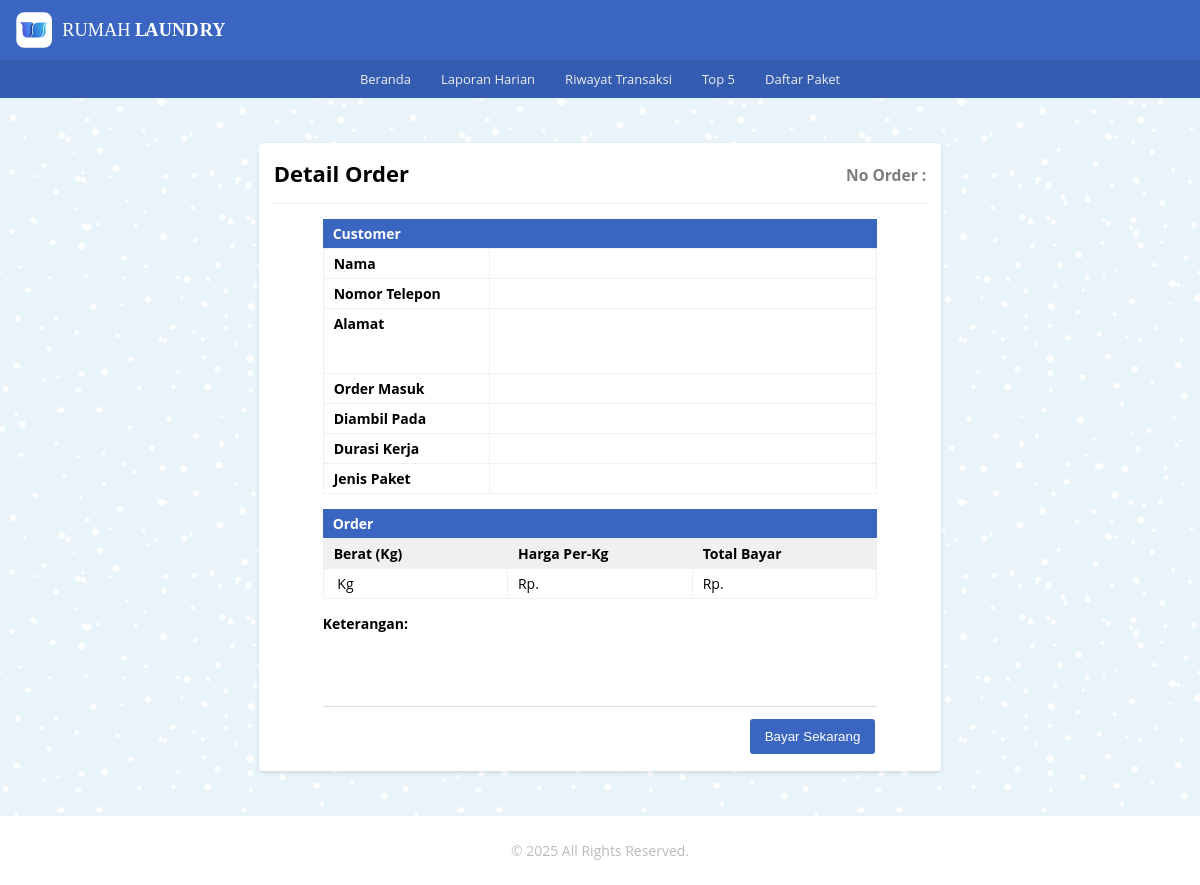
The page /detail_order/detail_ck/detail_order_ck.php?or_ck_number=CK-6852666 on the database as committed earlier.
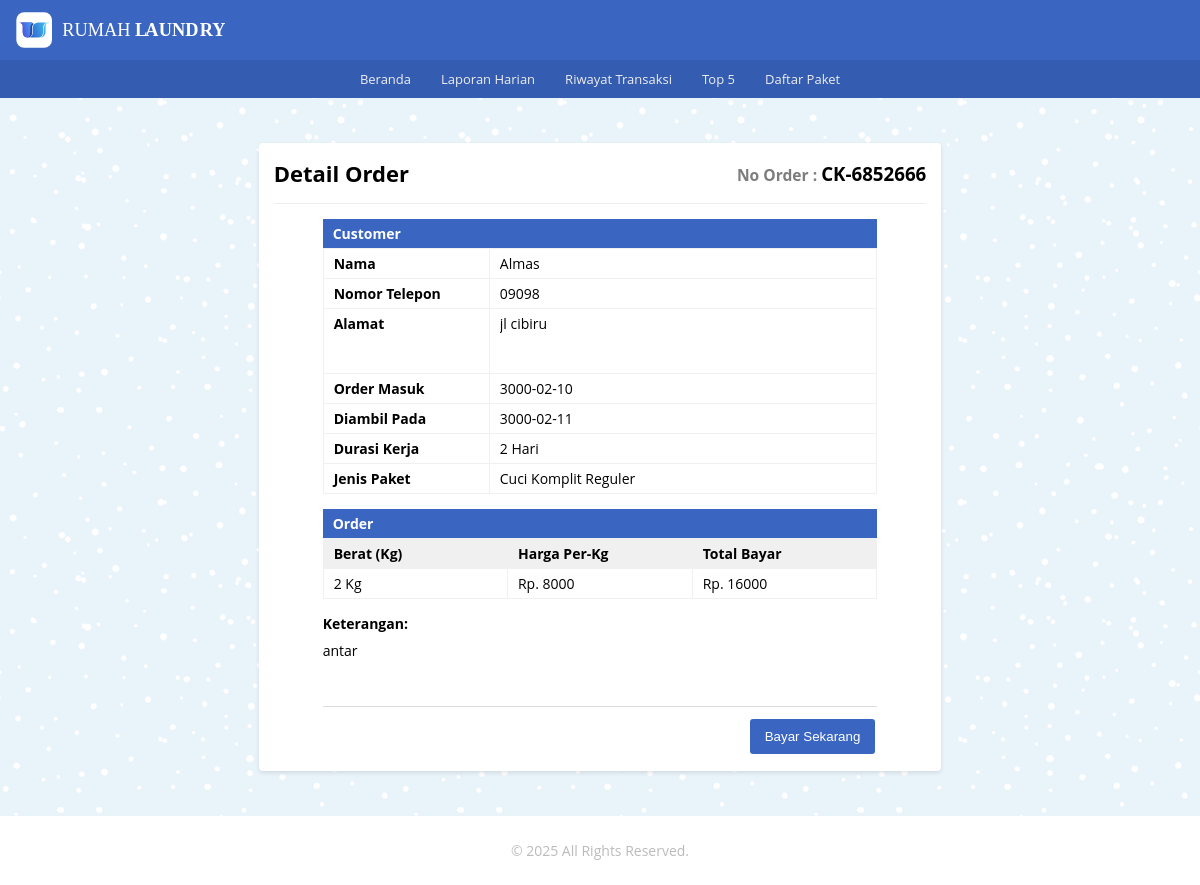
The same page on the database as committed later.
### tables this page shows
CREATE TABLE `tb_order_ck` (
  `id_order_ck` int(11) NOT NULL,
  `or_ck_number` varchar(10) DEFAULT NULL,
  `nama_pel_ck` varchar(100) NOT NULL,
  `no_telp_ck` char(13) NOT NULL,
  `alamat_ck` text NOT NULL,
  `jenis_paket_ck` varchar(100) NOT NULL,
  `wkt_krj_ck` varchar(30) DEFAULT NULL,
  `berat_qty_ck` int(11) NOT NULL,
  `harga_perkilo` int(11) DEFAULT NULL,
  `tgl_masuk_ck` date NOT NULL,
  `tgl_keluar_ck` date NOT NULL,
  `tot_bayar` double DEFAULT NULL,
  `keterangan_ck` text NOT NULL
);

### _functions.php (called while the page is built, shortened)
<?php
$host	= 'localhost';
$user = 'root';
$pass	= '';
$db	= 'laundry_app';
$koneksi = mysqli_connect($host,$user,$pass,$db);
function query($query){
	global $koneksi;
	$result = mysqli_query($koneksi, $query);
	$rows = [];
	while ($row = mysqli_fetch_assoc($result)) {
		$rows[] = $row;
	}
	return $rows;
}

### detail_order/detail_ck/detail_order_ck.php (the view, shortened to what this page needs)
<?php
   require_once('../../_header.php');
   $no_ck = $_GET['or_ck_number'];
   $data = query("SELECT * FROM tb_order_ck WHERE or_ck_number = '$no_ck'")[0];
?>
   <div id="detail_or_ck" class="main-content">
      <div class="container">
         <div class="baris">
            <div class="col mt-2">
               <div class="card-md">
                  <div class="card-title card-flex">
                     <div class="card-col">
                        <h2>Detail Order</h2>
                     </div>
                     <div class="card-col txt-right">
                        <h3 class="no-order"><small>No Order : </small><?= $data['or_ck_number']?></h3>
                     </div>
                  </div>
                  <div class="card-body">
                     <form action="" method="post">
                        <div class="jdl-or">
                           <h4>Customer</h4>
                        </div>
                        <table class="tb-detail_customer">
                           <tr>
                              <th>Nama</th>
                              <td><input type="text" name="nama_pel_ck" disabled value="<?=$data['nama_pel_ck']?>"></td>
                           </tr>
                           <tr>
                              <th>Nomor Telepon</th>
                              <td><input type="text" name="no_telp_ck" disabled value="<?=$data['no_telp_ck']?>"></td>
                           </tr>
                           <tr>
                              <th>Alamat</th>
                              <td>
                                 <textarea name="alamat_ck" disabled class="txt-area">
                                    <?=$data['alamat_ck']?>
                                 </textarea>
                              </td>
                           </tr>
                           <tr>
                              <th>Order Masuk</th>
                              <td><input type="text" name="tgl_masuk_ck" disabled value="<?=$data['tgl_masuk_ck']?>"></td>
                           </tr>
                           <tr>
                              <th>Diambil Pada</th>
                              <td><input type="text" name="tgl_keluar_ck" disabled value="<?=$data['tgl_keluar_ck']?>"></td>
                           </tr>
                           <tr>
                              <th>Durasi Kerja</th>
                              <td><input type="text" name="wkt_krj_ck" disabled value="<?=$data['wkt_krj_ck']?>"></td>
                           </tr>
                           <tr>
                              <th>Jenis Paket</th>
                              <td><input type="text" name="jenis_paket_ck" disabled value="<?=$data['jenis_paket_ck']?>"></td>
                           </tr>
                        </table>
                        <div class="jdl-or">
                           <h4>Order</h4>
                        </div>
                        <table class="tb-detail_order">
                           <tr>
                              <th>Berat (Kg)</th>
                              <th>Harga Per-Kg</th>
                              <th>Total Bayar</th>
                           </tr>
                           <tr>
                              <td><input type="text" name="berat_qty_ck" disabled value="<?=$data['berat_qty_ck'] . ' Kg'?>"></td>
                              <td><input type="text" name="harga_perkilo" disabled value="<?= 'Rp. ' . $data['harga_perkilo']?>"></td>
                              <td><input type="text" name="tot_bayar" disabled value="<?= 'Rp. ' . $data['tot_bayar']?>"></td>
                           </tr>
                        </table>
                        <div class="details">
                           <h4 class="mb-01">Keterangan:</h4>
                           <p class="lead">
                              <textarea name="keterangan_ck" disabled class="txt-area">
                                 <?=$data['keterangan_ck']?>
                              </textarea>
                           </p>
                        </div>
                        <div class="form-footer_detail">
                           <div class="buttons">
                              <button type="submit" name="bayar_ck" class="btn-sm bg-primary">Bayar Sekarang</button>
                           </div>
                        </div>
                     </form>
                  </div>
               </div>
            </div>
         </div>
      </div>
   </div>
<?php require_once('../../_footer.php') ?>

Rows that differ between the two databases and show on the page:
added tb_order_ck: or_ck_number "CK-6852666", nama_pel_ck "Almas", no_telp_ck "09098", alamat_ck "jl cibiru", tgl_masuk_ck "3000-02-10", tgl_keluar_ck "3000-02-11", wkt_krj_ck "2 Hari", jenis_paket_ck "Cuci Komplit Reguler", berat_qty_ck "2 Kg", harga_perkilo "Rp. 8000", tot_bayar "Rp. 16000", keterangan_ck "antar"
Other text that changed with them:
form field berat_qty_ck: "Kg" → (not shown)
form field harga_perkilo: "Rp." → (not shown)
form field tot_bayar: "Rp." → (not shown)
